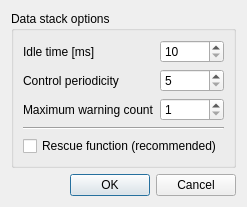
<?xml version="1.0" encoding="UTF-8"?>
<ui version="4.0">
 <class>stackManagerDialog</class>
 <widget class="QDialog" name="stackManagerDialog">
  <property name="geometry">
   <rect>
    <x>0</x>
    <y>0</y>
    <width>247</width>
    <height>192</height>
   </rect>
  </property>
  <property name="windowTitle">
   <string>Dialog</string>
  </property>
  <layout class="QGridLayout" name="gridLayout">
   <item row="1" column="0">
    <widget class="QDialogButtonBox" name="buttonBox">
     <property name="orientation">
      <enum>Qt::Horizontal</enum>
     </property>
     <property name="standardButtons">
      <set>QDialogButtonBox::Cancel|QDialogButtonBox::Ok</set>
     </property>
    </widget>
   </item>
   <item row="0" column="0">
    <widget class="QGroupBox" name="dataStackOptionsGroupBox">
     <property name="title">
      <string>Data stack options</string>
     </property>
     <layout class="QGridLayout" name="gridLayout_2">
      <item row="0" column="0">
       <widget class="QLabel" name="idleTimeLabel">
        <property name="text">
         <string>Idle time [ms]</string>
        </property>
       </widget>
      </item>
      <item row="2" column="1">
       <widget class="QSpinBox" name="maximumWarningCountSpinBox">
        <property name="minimum">
         <number>1</number>
        </property>
        <property name="maximum">
         <number>50</number>
        </property>
       </widget>
      </item>
      <item row="0" column="1">
       <widget class="QSpinBox" name="idleTimeSpinBox">
        <property name="minimum">
         <number>10</number>
        </property>
        <property name="maximum">
         <number>500</number>
        </property>
       </widget>
      </item>
      <item row="1" column="0">
       <widget class="QLabel" name="controlPeriodicityLabel">
        <property name="text">
         <string>Control periodicity</string>
        </property>
       </widget>
      </item>
      <item row="2" column="0">
       <widget class="QLabel" name="maximumWarningLabel">
        <property name="text">
         <string>Maximum warning count</string>
        </property>
       </widget>
      </item>
      <item row="1" column="1">
       <widget class="QSpinBox" name="controlPeriodicitySpinBox">
        <property name="minimum">
         <number>5</number>
        </property>
        <property name="maximum">
         <number>500</number>
        </property>
       </widget>
      </item>
      <item row="4" column="0" colspan="2">
       <widget class="QCheckBox" name="stackRescueCheckBox">
        <property name="text">
         <string>Rescue function (recommended)</string>
        </property>
       </widget>
      </item>
      <item row="3" column="0" colspan="2">
       <widget class="Line" name="line">
        <property name="orientation">
         <enum>Qt::Horizontal</enum>
        </property>
       </widget>
      </item>
     </layout>
    </widget>
   </item>
  </layout>
 </widget>
 <resources/>
 <connections>
  <connection>
   <sender>buttonBox</sender>
   <signal>accepted()</signal>
   <receiver>stackManagerDialog</receiver>
   <slot>accept()</slot>
   <hints>
    <hint type="sourcelabel">
     <x>248</x>
     <y>254</y>
    </hint>
    <hint type="destinationlabel">
     <x>157</x>
     <y>274</y>
    </hint>
   </hints>
  </connection>
  <connection>
   <sender>buttonBox</sender>
   <signal>rejected()</signal>
   <receiver>stackManagerDialog</receiver>
   <slot>reject()</slot>
   <hints>
    <hint type="sourcelabel">
     <x>316</x>
     <y>260</y>
    </hint>
    <hint type="destinationlabel">
     <x>286</x>
     <y>274</y>
    </hint>
   </hints>
  </connection>
 </connections>
</ui>
